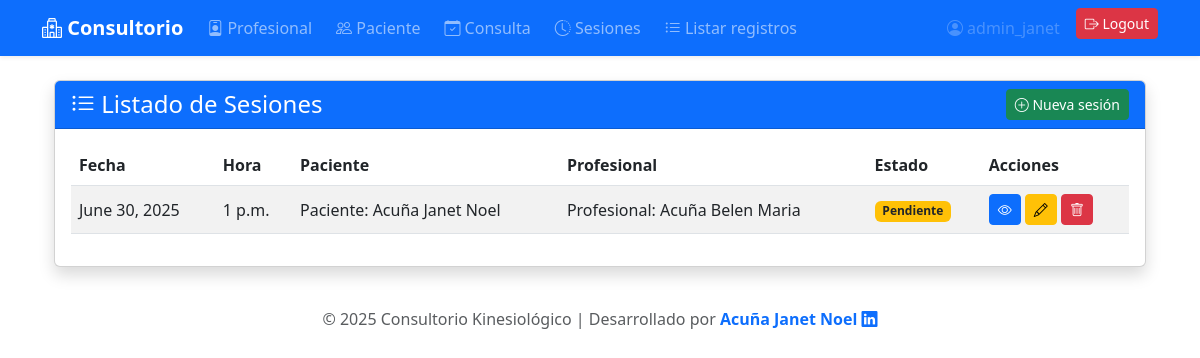
The app's page /sesiones/ (signed in) with its own data.
### kinesiologia/models.py (models this page shows, shortened)
class Sesion(models.Model):
    paciente  = models.ForeignKey(Paciente, on_delete=models.CASCADE, related_name='sesiones')
    Profesional = models.ForeignKey(Profesional, on_delete=models.SET_NULL, null=True)
    fecha = models.DateField()
    hora = models.TimeField()
    estado = models.CharField(max_length=20, choices=[('Pendiente', 'Pendiente'), ('Realizada', 'Realizada'), ('Cancelada', 'Cancelada')], default='Pendiente')
    observaciones = models.TextField(blank=True)

class Paciente (models.Model):
    Nombre = models.CharField(max_length=50)
    Apellido = models.CharField(max_length=50)
    Fecha_nacimiento = models.DateField()
    DNI = models.CharField(max_length=50)
    Tel = models.CharField(max_length=50)
    Email = models.EmailField()
    def __str__(self):
        return f"Paciente: {self.Apellido} {self.Nombre}"

class Profesional (models.Model):
    Nombre = models.CharField(max_length=50)
    Apellido = models.CharField(max_length=50)
    Especialidad = models.CharField(max_length=50)
    Tel = models.CharField(max_length=50)
    Email = models.EmailField()
    matricula = models.IntegerField(default=0)
    def __str__(self):
        return f"Profesional: {self.Apellido} {self.Nombre}"

### kinesiologia/views.py (the view)
# urls.py: path('sesiones/', views.sesion_list, name='sesion_list'),
@superuser_required
def sesion_list(request):
    sesiones = Sesion.objects.select_related('paciente', 'Profesional').order_by('-fecha', '-hora')
    return render(request, 'sesion_list.html', {'sesiones': sesiones})

### kinesiologia/superuser_access.py (called while the page is built)
def superuser_required(function=None):
    actual_decorator = user_passes_test(
        lambda u: u.is_authenticated and u.is_superuser,
        login_url='/login/'
    )
    if function:
        return actual_decorator(function)
    return actual_decorator

### kinesiologia/templates/sesion_list.html
{% extends 'base.html' %}
{% block content %}
<div class="container">
  <div class="card shadow mb-4">
    <div class="card-header bg-primary text-white d-flex justify-content-between align-items-center">
      <h4 class="mb-0"><i class="bi bi-list-ul"></i> Listado de Sesiones</h4>
      <a href="{% url 'crear_sesion' %}" class="btn btn-success btn-sm"><i class="bi bi-plus-circle"></i> Nueva sesión</a>
    </div>
    <div class="card-body">
      {% if sesiones %}
      <div class="table-responsive">
        <table class="table table-striped align-middle">
          <thead>
            <tr>
              <th>Fecha</th>
              <th>Hora</th>
              <th>Paciente</th>
              <th>Profesional</th>
              <th>Estado</th>
              <th>Acciones</th>
            </tr>
          </thead>
          <tbody>
            {% for sesion in sesiones %}
            <tr>
              <td>{{ sesion.fecha }}</td>
              <td>{{ sesion.hora }}</td>
              <td>{{ sesion.paciente }}</td>
              <td>{{ sesion.Profesional }}</td>
              <td>
                {% if sesion.estado == 'Realizada' %}
                  <span class="badge bg-success">Realizada</span>
                {% elif sesion.estado == 'Pendiente' %}
                  <span class="badge bg-warning text-dark">Pendiente</span>
                {% else %}
                  <span class="badge bg-danger">Cancelada</span>
                {% endif %}
              </td>
              <td>
                <a href="{% url 'sesion_detail' sesion.id %}" class="btn btn-primary btn-sm"><i class="bi bi-eye"></i></a>
                <a href="{% url 'editar_sesion' sesion.id %}" class="btn btn-warning btn-sm"><i class="bi bi-pencil"></i></a>
                <a href="{% url 'eliminar_sesion' sesion.id %}" class="btn btn-danger btn-sm"><i class="bi bi-trash"></i></a>
              </td>
            </tr>
            {% endfor %}
          </tbody>
        </table>
      </div>
      {% else %}
        <div class="alert alert-info">
          <i class="bi bi-info-circle"></i> No hay sesiones registradas.
        </div>
      {% endif %}
    </div>
  </div>
</div>
{% endblock %}

### kinesiologia/templates/base.html (shortened to what this page needs)
<!DOCTYPE html>
<html lang="es">
<head>
    <link href="https://cdn.jsdelivr.net/npm/bootstrap@5.3.0/dist/css/bootstrap.min.css" rel="stylesheet">
    <link href="https://cdn.jsdelivr.net/npm/bootstrap-icons@1.10.5/font/bootstrap-icons.css" rel="stylesheet">
</head>
<body>
<nav class="navbar navbar-expand-lg navbar-dark bg-primary shadow-sm">
  <div class="container">
    <a class="navbar-brand fw-bold" href="{% url 'home' %}"><i class="bi bi-hospital"></i> Consultorio</a>
    <div class="collapse navbar-collapse" id="navbarNav">
      <ul class="navbar-nav me-auto mb-2 mb-lg-0 gap-2">
        {% if user.is_authenticated %}
          <li class="nav-item"><a class="nav-link" href="{% url 'lista_profesionales' %}"><i class="bi bi-person-badge"></i> Profesional</a></li>
          <li class="nav-item"><a class="nav-link" href="{% url 'lista_pacientes' %}"><i class="bi bi-people"></i> Paciente</a></li>
          <li class="nav-item"><a class="nav-link" href="{% url 'lista_consultas' %}"><i class="bi bi-calendar-check"></i> Consulta</a></li>
          <li class="nav-item"><a class="nav-link" href="{% url 'sesion_list' %}"><i class="bi bi-clock-history"></i> Sesiones</a></li>
          <li class="nav-item"><a class="nav-link" href="{% url 'listar_registros' %}"><i class="bi bi-list-ul"></i> Listar registros</a></li>
        {% endif %}
      </ul>
      <ul class="navbar-nav gap-2">
        {% if user.is_authenticated %}
          <li class="nav-item"><span class="nav-link disabled"><i class="bi bi-person-circle"></i> {{ user.username }}</span></li>
          <li class="nav-item">
            <form method="post" action="{% url 'logout' %}" style="display:inline;">
              <button type="submit" class="btn btn-danger btn-sm"><i class="bi bi-box-arrow-right"></i> Logout</button>
            </form>
          </li>
        {% else %}
          <li class="nav-item"><a class="btn btn-success btn-sm" href="{% url 'login' %}"><i class="bi bi-box-arrow-in-right"></i> Login</a></li>
        {% endif %}
      </ul>
    </div>
  </div>
</nav>
<div class="container mt-4">
  {% block content %}{% endblock %}
</div>
<footer class="text-center text-muted py-3">
  © 2025 Consultorio Kinesiológico | Desarrollado por
  <a href="https://www.linkedin.com/in/janet-acuña" target="_blank" class="text-decoration-none fw-semibold">
    Acuña Janet Noel <i class="bi bi-linkedin"></i>
  </a>
</footer>
</body>
</html>

### records on screen
Sesion: fecha "June 30, 2025", hora "1 p.m.", paciente "Paciente: Acuña Janet Noel", Profesional "Profesional: Acuña Belen Maria", estado "Pendiente"

### other values on screen
{{ user.username }} "admin_janet"
